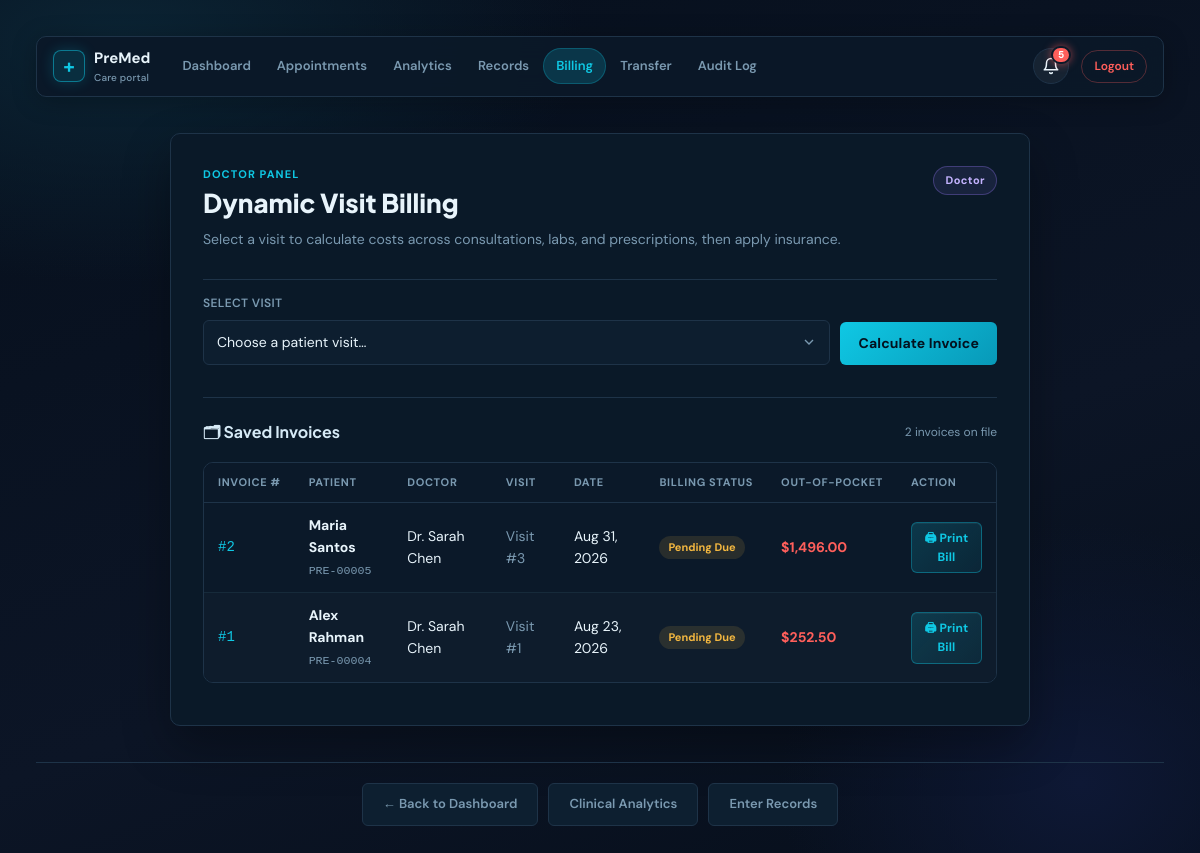
Page /frontend/billing.php (signed in) on the committed database.
### tables this page shows
CREATE TABLE INVOICE (
    InvoiceID INT UNSIGNED AUTO_INCREMENT PRIMARY KEY,
    Date DATETIME NOT NULL DEFAULT CURRENT_TIMESTAMP,
    OutOfPocket DECIMAL(10,2) NOT NULL DEFAULT 0,
    VisitID INT UNSIGNED NOT NULL UNIQUE,
    CONSTRAINT fk_invoice_visit FOREIGN KEY (VisitID) REFERENCES VISIT(VisitID) ON DELETE CASCADE
);

CREATE TABLE `USER` (
    UserID INT UNSIGNED AUTO_INCREMENT PRIMARY KEY,
    Name VARCHAR(120) NOT NULL,
    Email VARCHAR(190) NOT NULL UNIQUE,
    Password VARCHAR(255) NOT NULL,
    Address VARCHAR(255) NULL,
    CreatedAt TIMESTAMP NOT NULL DEFAULT CURRENT_TIMESTAMP
);

CREATE TABLE PATIENT (
    UserID INT UNSIGNED PRIMARY KEY,
    PatientCode VARCHAR(12) NULL UNIQUE,
    AssignedDoctorID INT UNSIGNED NULL,
    RiskLevel ENUM('Low', 'Medium', 'High') NOT NULL DEFAULT 'Low',
    ProfileStatus ENUM('Stable', 'Requires Attention') NOT NULL DEFAULT 'Stable',
    BloodGroup VARCHAR(5) NULL,
    Gender VARCHAR(30) NULL,
    DateOfBirth DATE NULL,
    CONSTRAINT fk_patient_user FOREIGN KEY (UserID) REFERENCES `USER`(UserID) ON DELETE CASCADE,
    CONSTRAINT fk_patient_doctor FOREIGN KEY (AssignedDoctorID) REFERENCES DOCTOR(UserID) ON DELETE SET NULL
);

CREATE TABLE VISIT (
    VisitID INT UNSIGNED AUTO_INCREMENT PRIMARY KEY,
    AdmissionDate DATETIME NOT NULL DEFAULT CURRENT_TIMESTAMP,
    PatientID INT UNSIGNED NOT NULL,
    CONSTRAINT fk_visit_patient FOREIGN KEY (PatientID) REFERENCES PATIENT(UserID) ON DELETE CASCADE
);

### backend/notifications.php (called while the page is built, shortened)
<?php
if (!function_exists('get_user_notifications')) {
    function get_user_notifications(PDO $pdo, int $userId, string $role): array
    {
        $notifs = [];
        try {
            if ($role === 'Doctor') {
                $stmt = $pdo->prepare("
                    SELECT SL.SymptomName, SL.SeverityScore, SL.LoggedAt, U.Name AS PatientName
                    FROM SYMPTOM_LOG SL
                    JOIN PATIENT P ON SL.PatientID = P.UserID
                    JOIN `USER` U ON P.UserID = U.UserID
                    WHERE P.AssignedDoctorID = ? AND SL.SeverityScore >= 7
                      AND SL.LoggedAt >= DATE_SUB(NOW(), INTERVAL 7 DAY)
                    ORDER BY SL.LoggedAt DESC LIMIT 3
                ");
                $stmt->execute([$userId]);
                foreach ($stmt->fetchAll() as $r) {
                    $notifs[] = [
                        'id'    => 'sym_' . $r['LoggedAt'],
                        'type'  => 'urgent',
                        'badge' => 'Severe ' . $r['SeverityScore'] . '/10',
                        'title' => 'Urgent Symptom: ' . htmlspecialchars($r['PatientName']),
                        'body'  => htmlspecialchars($r['PatientName']) . ' logged "' . htmlspecialchars($r['SymptomName']) . '" with high severity.',
                        'time'  => date('M j, g:i A', strtotime($r['LoggedAt'])),
                        'link'  => 'doctor_analytics.php'
                    ];
                }
                $apptStmt = $pdo->prepare("
                    SELECT A.AppointmentID, A.AppointmentDate, U.Name AS PatientName, R.RoomNumber
                    FROM APPOINTMENT A
                    JOIN PATIENT P ON A.PatientID = P.UserID
                    JOIN `USER` U ON P.UserID = U.UserID
                    JOIN CLINIC_ROOM R ON A.RoomID = R.RoomID
                    WHERE A.DoctorID = ? AND A.Status = 'Scheduled' AND A.AppointmentDate >= NOW()
                    ORDER BY A.AppointmentDate ASC LIMIT 2
                ");
                $apptStmt->execute([$userId]);
                foreach ($apptStmt->fetchAll() as $a) {
                    $notifs[] = [
                        'id'    => 'appt_' . $a['AppointmentID'],
                        'type'  => 'info',
                        'badge' => 'Scheduled',
                        'title' => 'Consultation: ' . htmlspecialchars($a['PatientName']),
                        'body'  => 'Appointment set for ' . date('M j, g:i A', strtotime($a['AppointmentDate'])) . ' in Room ' . htmlspecialchars($a['RoomNumber']) . '.',
                        'time'  => date('M j, g:i A', strtotime($a['AppointmentDate'])),
                        'link'  => 'doctor_appointments.php'
                    ];
                }
                $medStmt = $pdo->query("
                    SELECT MedicationName, StockQuantity
                    FROM MEDICATION
                    WHERE InventoryStatus = 'Reorder Needed' OR StockQuantity < 50
                    LIMIT 2
                ");
                foreach ($medStmt->fetchAll() as $m) {
                    $notifs[] = [
                        'id'    => 'med_' . $m['MedicationName'],
                        'type'  => 'warning',
                        'badge' => 'Low Stock',
                        'title' => 'Medication Reorder Warning',
                        'body'  => htmlspecialchars($m['MedicationName']) . ' is low on stock (' . (int)$m['StockQuantity'] . ' units remaining).',
                        'time'  => 'Inventory Alert',
                        'link'  => 'clinical_records.php'
                    ];
                }
            }
        } catch (Throwable $e) {
        }
        return $notifs;
    }
}

### backend/db.php (called while the page is built, shortened)
<?php
if (!function_exists('format_doctor_name')) {
    function format_doctor_name(?string $name): string
    {
        $trimmed = trim($name);
        if (preg_match('/^Dr\.?\s+/i', $trimmed)) {
            return $trimmed;
        }
        return 'Dr. ' . $trimmed;
    }
}

### frontend/billing.php (the view, shortened to what this page needs)
<?php
require_once dirname(__DIR__) . '/backend/db.php';
$role = $_SESSION['role'];
$isStaff = $role === 'Staff';
if ($isStaff) {
    $savedInvStmt = $pdo->query("
        SELECT I.InvoiceID, I.Date, I.OutOfPocket, V.VisitID, U.Name AS PatientName, P.PatientCode, DocU.Name AS DoctorName
        FROM INVOICE I
        JOIN VISIT V ON I.VisitID = V.VisitID
        JOIN PATIENT P ON V.PatientID = P.UserID
        JOIN `USER` U ON P.UserID = U.UserID
        LEFT JOIN `USER` DocU ON P.AssignedDoctorID = DocU.UserID
        ORDER BY I.Date DESC
    ");
    $savedInvoices = $savedInvStmt->fetchAll();
} else {
    $savedInvStmt = $pdo->prepare("
        SELECT I.InvoiceID, I.Date, I.OutOfPocket, V.VisitID, U.Name AS PatientName, P.PatientCode, DocU.Name AS DoctorName
        FROM INVOICE I
        JOIN VISIT V ON I.VisitID = V.VisitID
        JOIN PATIENT P ON V.PatientID = P.UserID
        JOIN `USER` U ON P.UserID = U.UserID
        LEFT JOIN `USER` DocU ON P.AssignedDoctorID = DocU.UserID
        WHERE P.AssignedDoctorID = ?
        ORDER BY I.Date DESC
    ");
    $savedInvStmt->execute([$_SESSION['user_id']]);
    $savedInvoices = $savedInvStmt->fetchAll();
}
?>
<!DOCTYPE html>
<html lang="en">
<head>
    <link rel="stylesheet" href="../resources/css/style.css?v=<?= filemtime(dirname(__DIR__) . '/resources/css/style.css') ?>">
</head>
<body>
<?php include __DIR__ . '/includes/nav.php'; ?>
<div class="card" style="max-width:860px;margin:clamp(10px,4vw,36px) auto;">
    <div class="page-header">
        <div class="page-header-left">
            <p class="eyebrow"><?= $isStaff ? 'Staff Panel' : 'Doctor Panel' ?></p>
            <h2><?= $isStaff ? 'Clinic Billing & Invoices' : 'Dynamic Visit Billing' ?></h2>
            <p class="page-subtitle"><?= $isStaff ? 'Calculate, generate, review, and print patient invoices with insurance settlement.' : 'Select a visit to calculate costs across consultations, labs, and prescriptions, then apply insurance.' ?></p>
        </div>
        <span class="role-pill <?= $isStaff ? 'role-staff' : 'role-doctor' ?>"><?= htmlspecialchars($_SESSION['role']) ?></span>
    </div>
    <form method="GET" style="display:flex;gap:10px;align-items:flex-end;flex-wrap:wrap;width:auto;background:transparent;border:0;padding:0;box-shadow:none;margin-top:14px;">
        <div style="flex:1;min-width:200px;">
            <label for="visit_id">Select visit</label>
            <select name="visit_id" id="visit_id" required style="margin:4px 0 0;">
                <option value="">Choose a patient visit…</option>
            </select>
        </div>
        <button type="submit" style="width:auto;margin:0;">Calculate Invoice</button>
    </form>
    <div style="margin-top:32px;padding-top:24px;border-top:1px solid var(--line);">
        <div style="display:flex;justify-content:space-between;align-items:center;margin-bottom:8px;">
            <h3 style="margin:0;">🗂 Saved Invoices</h3>
            <span style="font-size:12px;color:var(--muted);"><?= count($savedInvoices) ?> invoice<?= count($savedInvoices) !== 1 ? 's' : '' ?> on file</span>
        </div>
        <?php if ($savedInvoices): ?>
        <div class="inv-box">
        <div class="inv-box-inner">
        <table>
            <thead><tr>
                <th>Invoice #</th><th>Patient</th><th>Doctor</th><th>Visit</th><th>Date</th><th>Billing Status</th><th>Out-of-Pocket</th><th>Action</th>
            </tr></thead>
            <tbody>
            <?php foreach ($savedInvoices as $inv):
                $isPaid = ((float)$inv['OutOfPocket'] <= 0);
                $statusLabel = $isPaid ? 'Settled (100% Insured)' : 'Pending Due';
                $statusColor = $isPaid ? 'var(--green)' : 'var(--amber)';
                $statusBg = $isPaid ? 'rgba(34,212,158,.12)' : 'rgba(244,184,64,.12)';
            ?>
            <tr>
                <td style="font-family:monospace;color:var(--teal);">#<?= (int)$inv['InvoiceID'] ?></td>
                <td>
                    <strong><?= htmlspecialchars($inv['PatientName']) ?></strong><br>
                    <small style="color:var(--muted);font-family:monospace;"><?= htmlspecialchars($inv['PatientCode']) ?></small>
                </td>
                <td><?= htmlspecialchars(format_doctor_name($inv['DoctorName'] ?? '—')) ?></td>
                <td style="color:var(--muted);">Visit #<?= (int)$inv['VisitID'] ?></td>
                <td><?= htmlspecialchars(date('M j, Y', strtotime($inv['Date']))) ?></td>
                <td>
                    <span style="display:inline-flex;padding:3px 9px;border-radius:999px;font-size:11px;font-weight:700;color:<?= $statusColor ?>;background:<?= $statusBg ?>;white-space:nowrap;">
                        <?= $statusLabel ?>
                    </span>
                </td>
                <td><strong style="color:var(--coral);">$<?= number_format((float)$inv['OutOfPocket'], 2) ?></strong></td>
                <td>
                    <button type="button" class="btn btn-sm btn-auto btn-download btn-print-bill"
                        data-patient="<?= htmlspecialchars($inv['PatientName'], ENT_QUOTES, 'UTF-8') ?>"
                        data-code="<?= htmlspecialchars($inv['PatientCode'], ENT_QUOTES, 'UTF-8') ?>"
                        data-invoice="<?= (int)$inv['InvoiceID'] ?>"
                        data-visit="<?= (int)$inv['VisitID'] ?>"
                        data-date="<?= htmlspecialchars(date('M j, Y', strtotime($inv['Date'])), ENT_QUOTES, 'UTF-8') ?>"
                        data-outofpocket="<?= (float)$inv['OutOfPocket'] ?>"
                        data-doctor="<?= htmlspecialchars(format_doctor_name($inv['DoctorName'] ?? ''), ENT_QUOTES, 'UTF-8') ?>"
                        style="width:auto !important;">🖨 Print Bill</button>
                </td>
            </tr>
            <?php endforeach; ?>
            </tbody>
        </table>
        </div>
        </div>
        <?php endif; ?>
    </div>
</div>
<?php include __DIR__ . '/includes/footer_nav.php'; ?>
</body>
</html>

### frontend/includes/nav.php (shortened to what this page needs)
<?php
require_once dirname(__DIR__, 2) . '/backend/db.php';
require_once dirname(__DIR__, 2) . '/backend/notifications.php';
$currentPage = basename($_SERVER['PHP_SELF']);
$role = $_SESSION['role'] ?? 'Patient';
$userId = (int)($_SESSION['user_id'] ?? 0);
$isDoctor = $role === 'Doctor';
$isStaff = $role === 'Staff';
$isGuardian = $role === 'Guardian';
$userNotifications = [];
if ($userId > 0 && isset($pdo)) {
    $rawNotifs = get_user_notifications($pdo, $userId, $role);
    $cleared = $_SESSION['cleared_notifications'][$userId] ?? [];
    if (!empty($cleared)) {
        $userNotifications = array_values(array_filter($rawNotifs, function($n) use ($cleared) {
            return !in_array($n['id'] ?? '', $cleared, true);
        }));
    } else {
        $userNotifications = $rawNotifs;
    }
}
$unreadCount = count($userNotifications);
?>
<header class="site-header">
    <a class="site-brand" href="dashboard.php">
        <span class="brand-mark">+</span>
        <span>PreMed<small>Care portal</small></span>
    </a>
    <nav class="site-nav" aria-label="Main navigation">
        <a class="<?= $currentPage === 'dashboard.php' ? 'active' : '' ?>" href="dashboard.php">Dashboard</a>
        <?php if ($isDoctor): ?>
            <a class="<?= $currentPage === 'doctor_appointments.php' ? 'active' : '' ?>" href="doctor_appointments.php">Appointments</a>
            <a class="<?= $currentPage === 'doctor_analytics.php' ? 'active' : '' ?>" href="doctor_analytics.php">Analytics</a>
            <a class="<?= $currentPage === 'clinical_records.php' ? 'active' : '' ?>" href="clinical_records.php">Records</a>
            <a class="<?= $currentPage === 'billing.php' ? 'active' : '' ?>" href="billing.php">Billing</a>
            <a class="<?= $currentPage === 'doctor_transfer.php' ? 'active' : '' ?>" href="doctor_transfer.php">Transfer</a>
            <a class="<?= $currentPage === 'record_management.php' ? 'active' : '' ?>" href="record_management.php">Audit Log</a>
        <?php elseif ($isGuardian): ?>
            <a class="<?= $currentPage === 'guardian_profile.php' ? 'active' : '' ?>" href="guardian_profile.php">Guardian View</a>
        <?php endif; ?>
    </nav>
    <div class="header-right-group">
        <div class="notif-dropdown-wrapper" id="notif_wrapper">
            <button type="button" class="notif-trigger-btn" id="notif_trigger_btn" aria-label="Notifications" title="Notifications" aria-expanded="false">
                <svg width="18" height="18" viewBox="0 0 24 24" fill="none" stroke="currentColor" stroke-width="2" stroke-linecap="round" stroke-linejoin="round">
                    <path d="M18 8A6 6 0 0 0 6 8c0 7-3 9-3 9h18s-3-2-3-9"></path>
                    <path d="M13.73 21a2 2 0 0 1-3.46 0"></path>
                </svg>
                <?php if ($unreadCount > 0): ?>
                    <span class="notif-count-badge" id="notif_count_badge"><?= $unreadCount ?></span>
                <?php endif; ?>
            </button>
        </div>
        <a class="header-logout" href="../backend/logout.php"
           data-confirm-title="Confirm Sign Out"
           data-confirm-message="Are you sure you want to end your current PreMed session?"
           data-confirm-btn="Sign Out"
           data-confirm-type="warning">Logout</a>
    </div>
</header>

### frontend/includes/footer_nav.php (shortened to what this page needs)
<?php
$currentPage = basename($_SERVER['PHP_SELF']);
?>
<div class="bottom-actions">
    <?php if ($currentPage !== 'dashboard.php'): ?>
        <a href="dashboard.php">← Back to Dashboard</a>
    <?php endif; ?>
    <?php if (($_SESSION['role'] ?? '') === 'Doctor'): ?>
        <?php if ($currentPage !== 'doctor_analytics.php'): ?><a href="doctor_analytics.php">Clinical Analytics</a><?php endif; ?>
        <?php if ($currentPage !== 'clinical_records.php'): ?><a href="clinical_records.php">Enter Records</a><?php endif; ?>
    <?php elseif (($_SESSION['role'] ?? '') === 'Guardian'): ?>
        <?php if ($currentPage !== 'guardian_profile.php'): ?><a href="guardian_profile.php">Guardian Patient View</a><?php endif; ?>
    <?php endif; ?>
</div>

### frontend/billing.php (style rules this page uses)
.inv-box { border: 1px solid var(--line); border-radius: 10px; margin: 20px 0 10px; overflow: hidden; background: var(--surface); }
.inv-box-inner { max-height: 265px; overflow-y: auto; overflow-x: auto; scrollbar-width: thin; scrollbar-color: var(--teal) transparent; }
.inv-box table { margin: 0; border-radius: 0; border: none; }
.inv-box table thead th { position: sticky; top: 0; z-index: 2; background: var(--card); border-bottom: 1px solid var(--line); }

### rows in the picture
invoice: InvoiceID "2", user.Name "Maria Santos", patient.PatientCode "PRE-00005", user.Name "Dr. Sarah Chen", VisitID.VisitID "3", Date "Aug 31, 2026", OutOfPocket "Pending Due", OutOfPocket "1,496.00"
invoice: InvoiceID "1", user.Name "Alex Rahman", patient.PatientCode "PRE-00004", user.Name "Dr. Sarah Chen", VisitID.VisitID "1", Date "Aug 23, 2026", OutOfPocket "Pending Due", OutOfPocket "252.50"

### other values in the picture
$unreadCount "5"
$_SESSION['role'] "Doctor"
count($savedInvoices) "2"
